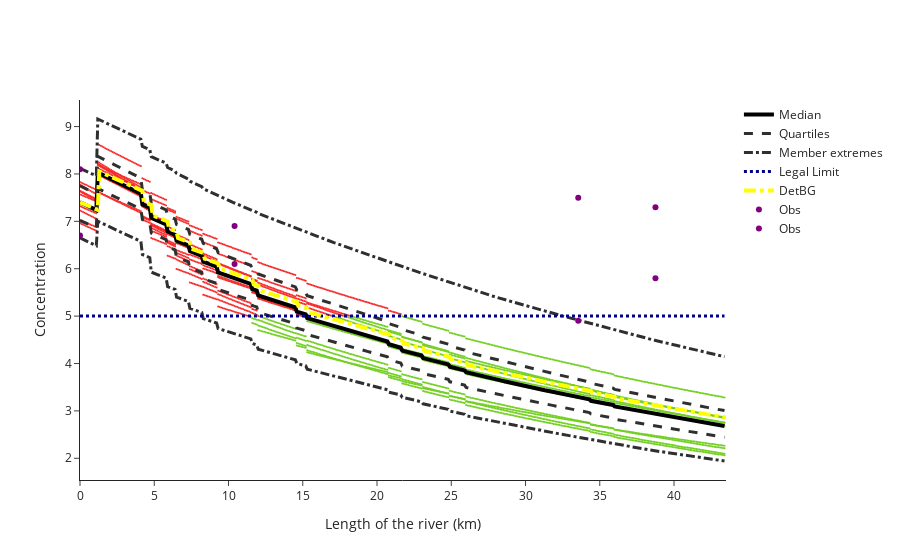

The notebook cell saved with this chart:
### Code cell
g.update_scatter_plot(members=10)

### Figure 1 — Plotly figure (JSON) as saved in the notebook; plotly's stock layout.template omitted (floating-point values rounded to 4 significant figures; data arrays with more than 128 entries replaced by an {"elided": "..."} marker saying what was removed)
{"data": [{"legendgroup": "Model Runs", "marker": {"color": {"elided": "435 str values"}, "size": 2}, "mode": "markers", "name": "Run 409", "showlegend": false, "type": "scatter", "x": {"elided": "435 float values"}, "y": {"elided": "435 float values"}}, {"legendgroup": "Model Runs", "marker": {"color": {"elided": "435 str values"}, "size": 2}, "mode": "markers", "name": "Run 382", "showlegend": false, "type": "scatter", "x": {"elided": "435 float values"}, "y": {"elided": "435 float values"}}, {"legendgroup": "Model Runs", "marker": {"color": {"elided": "435 str values"}, "size": 2}, "mode": "markers", "name": "Run 968", "showlegend": false, "type": "scatter", "x": {"elided": "435 float values"}, "y": {"elided": "435 float values"}}, {"legendgroup": "Model Runs", "marker": {"color": {"elided": "435 str values"}, "size": 2}, "mode": "markers", "name": "Run 153", "showlegend": false, "type": "scatter", "x": {"elided": "435 float values"}, "y": {"elided": "435 float values"}}, {"legendgroup": "Model Runs", "marker": {"color": {"elided": "435 str values"}, "size": 2}, "mode": "markers", "name": "Run 777", "showlegend": false, "type": "scatter", "x": {"elided": "435 float values"}, "y": {"elided": "435 float values"}}, {"legendgroup": "Model Runs", "marker": {"color": {"elided": "435 str values"}, "size": 2}, "mode": "markers", "name": "Run 867", "showlegend": false, "type": "scatter", "x": {"elided": "435 float values"}, "y": {"elided": "435 float values"}}, {"legendgroup": "Model Runs", "marker": {"color": {"elided": "435 str values"}, "size": 2}, "mode": "markers", "name": "Run 225", "showlegend": false, "type": "scatter", "x": {"elided": "435 float values"}, "y": {"elided": "435 float values"}}, {"legendgroup": "Model Runs", "marker": {"color": {"elided": "435 str values"}, "size": 2}, "mode": "markers", "name": "Run 937", "showlegend": false, "type": "scatter", "x": {"elided": "435 float values"}, "y": {"elided": "435 float values"}}, {"legendgroup": "Model Runs", "marker": {"color": {"elided": "435 str values"}, "size": 2}, "mode": "markers", "name": "Run 136", "showlegend": false, "type": "scatter", "x": {"elided": "435 float values"}, "y": {"elided": "435 float values"}}, {"legendgroup": "Model Runs", "marker": {"color": {"elided": "435 str values"}, "size": 2}, "mode": "markers", "name": "Run 6", "showlegend": false, "type": "scatter", "x": {"elided": "435 float values"}, "y": {"elided": "435 float values"}}, {"line": {"color": "black", "width": 4}, "mode": "lines", "name": "Median", "type": "scatter", "x": {"elided": "435 float values"}, "y": {"elided": "435 float values"}}, {"line": {"color": "#2f2f2f", "dash": "dash", "width": 3}, "mode": "lines", "name": "Quartiles", "showlegend": true, "type": "scatter", "x": {"elided": "435 float values"}, "y": {"elided": "435 float values"}}, {"line": {"color": "#2f2f2f", "dash": "dash", "width": 3}, "mode": "lines", "name": "Quartiles", "showlegend": false, "type": "scatter", "x": {"elided": "435 float values"}, "y": {"elided": "435 float values"}}, {"line": {"color": "#2f2f2f", "dash": "dashdot", "width": 3}, "mode": "lines", "name": "Member extremes", "showlegend": true, "type": "scatter", "x": {"elided": "435 float values"}, "y": {"elided": "435 float values"}}, {"line": {"color": "#2f2f2f", "dash": "dashdot", "width": 3}, "mode": "lines", "name": "Member extremes", "showlegend": false, "type": "scatter", "x": {"elided": "435 float values"}, "y": {"elided": "435 float values"}}, {"line": {"color": "#00008b", "dash": "dot", "width": 3}, "mode": "lines", "name": "Legal Limit", "showlegend": true, "type": "scatter", "x": {"elided": "435 float values"}, "y": {"elided": "435 int values"}}, {"line": {"color": "yellow", "dash": "dashdot", "width": 4}, "mode": "lines", "name": "DetBG", "type": "scatter", "x": {"elided": "436 float values"}, "y": {"elided": "436 float values"}}, {"marker": {"color": "purple", "size": 6}, "mode": "markers", "name": "Obs", "type": "scatter", "x": [0, 10.41, 33.55, 38.75], "y": [6.7, 6.1, 4.9, 5.8]}, {"marker": {"color": "purple", "size": 6}, "mode": "markers", "name": "Obs", "type": "scatter", "x": [0, 10.41, 33.55, 38.75], "y": [8.1, 6.9, 7.5, 7.3]}], "layout": {"hovermode": "closest", "xaxis": {"range": [0, 43.5], "title": {"text": "Length of the river (km)"}}, "yaxis": {"title": {"text": "Concentration"}}}}
